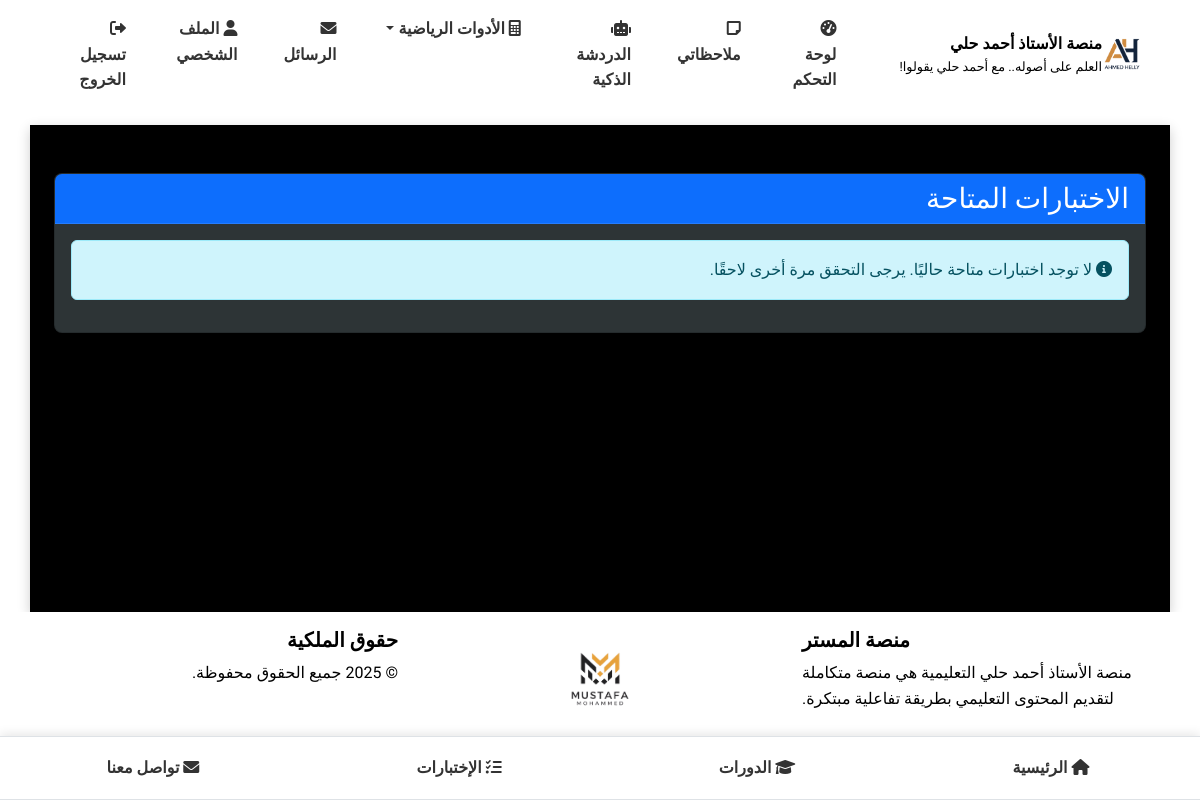
The page /student/tests/tests (signed in) on the database as committed earlier.
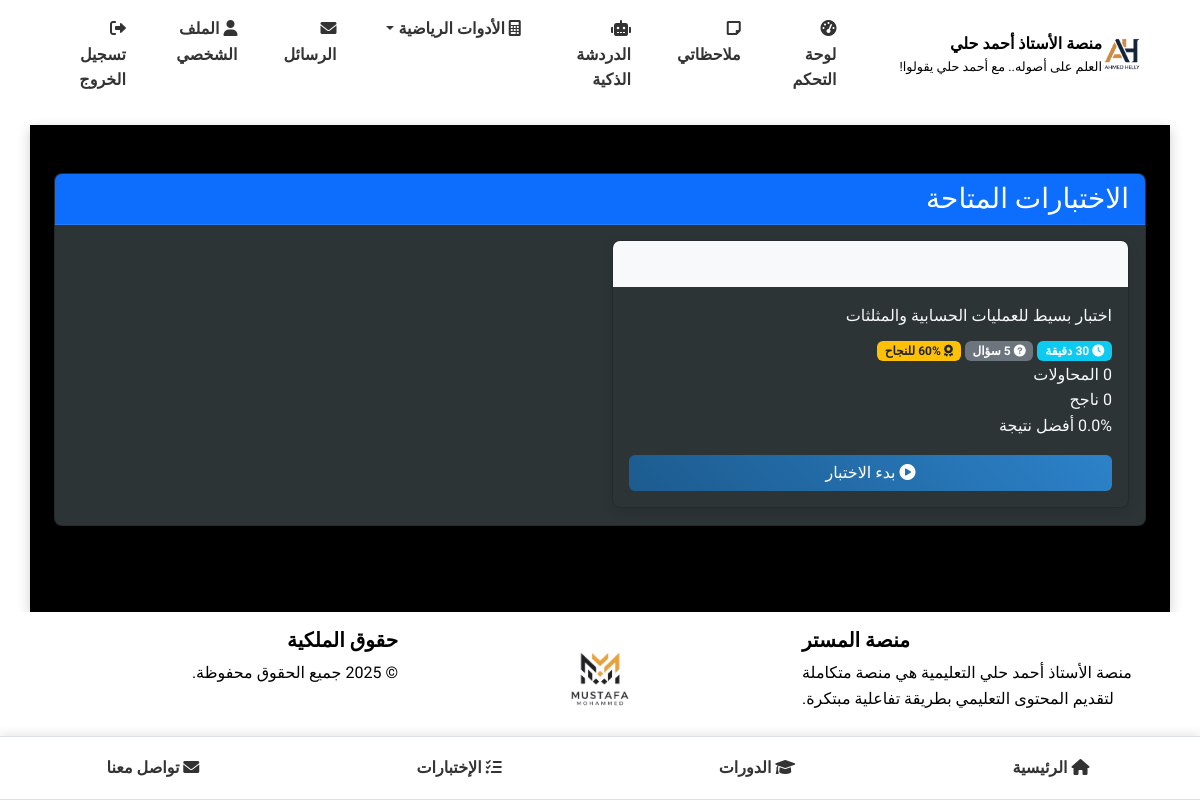
The same page on the database as committed later.
### models.py (models this page shows, shortened)
class Test(db.Model):
    __tablename__ = 'tests'
    id = db.Column(db.Integer, primary_key=True)
    title = db.Column(db.String(100), nullable=False)
    description = db.Column(db.Text, nullable=True)
    created_by = db.Column(db.Integer, db.ForeignKey('users.id'), nullable=False)
    created_at = db.Column(db.DateTime, default=datetime.utcnow)
    is_active = db.Column(db.Boolean, default=True)
    time_limit_minutes = db.Column(db.Integer, default=30)  # Time limit in minutes
    passing_score = db.Column(db.Integer, default=60)  # Passing score percentage
    questions = db.relationship('TestQuestion', backref='test', lazy='dynamic', cascade='all, delete-orphan')
    attempts = db.relationship('TestAttempt', backref='test', lazy='dynamic')
    creator = db.relationship('User', backref=db.backref('created_tests', lazy='dynamic'))

### test_routes.py (the view)
@student_tests.route('/tests')
@login_required
def available_tests():
    if current_user.is_admin():
        flash('هذه الصفحة مخصصة للطلاب فقط. استخدم واجهة الإدارة للوصول إلى الاختبارات.', 'warning')
        return redirect(url_for('admin.dashboard'))
    tests = Test.query.filter_by(is_active=True).all()
    all_attempts = TestAttempt.query.filter_by(user_id=current_user.id).all()
    attempts_by_test = {}
    for attempt in all_attempts:
        if attempt.test_id not in attempts_by_test:
            attempts_by_test[attempt.test_id] = []
        attempts_by_test[attempt.test_id].append(attempt)
    completed_attempts = [a for a in all_attempts if a.completed_at is not None]
    completed_attempts.sort(key=lambda x: x.completed_at, reverse=True)
    return render_template(
        'student/tests.html',
        tests=tests,
        attempts_by_test=attempts_by_test,
        completed_attempts=completed_attempts[:10]  # آخر 10 محاولات مكتملة فقط
    )

### app.py (called while the page is built)
    @login_manager.user_loader
    def load_user(user_id):
        return User.query.get(int(user_id))

### models.py (called while the page is built)
    def is_admin(self):
        return self.role == 'admin'

### routes.py (called while the page is built)
@app.context_processor
def inject_now():
    return {'now': datetime.now()}

### templates/student/tests.html (shortened to what the changed rows need)
{% extends 'base.html' %}
{% block content %}
<div class="container mt-4">
    <div class="row">
        <div class="col-md-12">
            <div class="card shadow mb-4">
                <div class="card-body">
                    {% if tests %}
                        <div class="row">
                            {% for test in tests %}
                                <div class="col-md-6">
                                    <div class="card test-card">
                                        <div class="card-header bg-light">
                                            <h4 class="card-title mb-0">{{ test.title }}</h4>
                                        </div>
                                        <div class="card-body">
                                            <p class="mb-2">{{ test.description }}</p>
                                            <div class="test-info">
                                                <span class="badge bg-info test-badge">
                                                    <i class="fas fa-clock"></i> {{ test.time_limit_minutes }} دقيقة
                                                </span>
                                                <span class="badge bg-secondary test-badge">
                                                    <i class="fas fa-question-circle"></i> {{ test.questions.count() }} سؤال
                                                </span>
                                                <span class="badge bg-warning text-dark test-badge">
                                                    <i class="fas fa-award"></i> {{ test.passing_score }}% للنجاح
                                                </span>
                                            </div>
                                            <div class="test-stats">
                                                <div class="test-stat-item">
                                                    <span class="test-stat-value">
                                                    </span>
                                                    <span class="test-stat-label">المحاولات</span>
                                                </div>
                                                <div class="test-stat-item">
                                                    <span class="test-stat-value">
                                                        {% set passed_attempts = attempts_by_test.get(test.id, [])|selectattr("passed", "equalto", True)|list %}
                                                    </span>
                                                    <span class="test-stat-label">ناجح</span>
                                                </div>
                                                <div class="test-stat-item">
                                                    <span class="test-stat-value">
                                                        {% set best_score = 0 %}
                                                        {% for attempt in attempts_by_test.get(test.id, []) %}
                                                            {% if attempt.score and attempt.score > best_score %}
                                                                {% set best_score = attempt.score %}
                                                            {% endif %}
                                                        {% endfor %}
                                                        {{ "%.1f"|format(best_score) }}%
                                                    </span>
                                                    <span class="test-stat-label">أفضل نتيجة</span>
                                                </div>
                                            </div>
                                            {% set test_attempts = attempts_by_test.get(test.id, []) %}
                                            <div class="d-grid gap-2 mt-3">
                                                <a href="{{ url_for('student.start_test', test_id=test.id) }}" class="btn btn-primary">
                                                    <i class="fas fa-play-circle"></i> بدء الاختبار
                                                </a>
                                            </div>
                                        </div>
                                    </div>
                                </div>
                            {% endfor %}
                        </div>
                    {% else %}
                        <div class="alert alert-info">
                            <i class="fas fa-info-circle"></i>
                            لا توجد اختبارات متاحة حاليًا. يرجى التحقق مرة أخرى لاحقًا.
                        </div>
                    {% endif %}
                </div>
            </div>
        </div>
    </div>
</div>
{% endblock %}

Rows that differ between the two databases and show on the page:
added Test: description "اختبار بسيط للعمليات الحسابية والمثلثات", questions.count "5", passing_score "60", best_score "0.0"
Other text that changed with them:
text no longer shown: "لا توجد اختبارات متاحة حاليًا. يرجى التحقق مرة أخرى لاحقًا."
